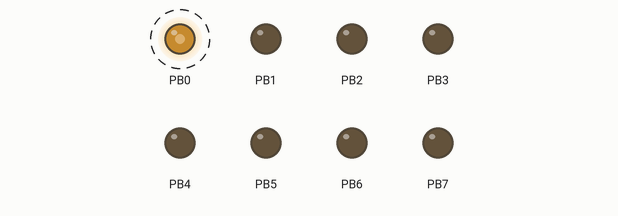
Simulated run of this program. Board: ATtiny25, built with avr-gcc and emulated at 8 MHz. Shown: output pins drawn as LEDs (lit = HIGH). Dashed ring = blinking.

Above: at 0.05 s.
Timing chart, 0 to 3.0 s (numbered marks = the images above):
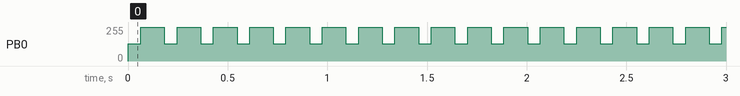

Measured:
- by itself, PB0: alternates 255/255 for 0.12 s and 128/255 for 0.06 s

The program:

main.c
```c
#define  F_CPU 8000000UL

#include <avr/io.h>
#include <util/delay.h>
#include <avr/interrupt.h>
void sender(uint8_t,uint8_t);
void sendByte(uint8_t);

uint8_t counter=0;
uint8_t baseband=0;
uint8_t phase=0;

uint8_t  tmp=0;
uint16_t temp1=0;
uint16_t temp2=0;

ISR(TIMER0_OVF_vect)
{
	counter++;

	if(counter == 17 )
	{
		baseband +=1;
		counter=0;
	}

}

int main(void)
{

	TCCR0B = 0b00000001  ;
	TCCR0A |= (1<<WGM00 ) | (1<<WGM01 ) | (1<<COM0A1);
	DDRB |= 0xff;
	TIMSK |= (1<<TOIE0); //interrupcion del TOV0
	sei();

	while (1)
	{
		sender(0x05,0x03);
		_delay_ms(100);
	}
}


void sender(uint8_t address , uint8_t command)
{

	/*
	temp1 = address | ~address<<8;
	temp2 = command | ~command<<8;*/

	baseband=0;						//SOF
	while(baseband<16)OCR0A=128;	//SOF
	baseband=0;						//SOF
	while(baseband<8)OCR0A=255;		//SOF

	sendByte(address);
	sendByte(~address);
	sendByte(command);
	sendByte(~command);
/*for(uint8_t i=0;i<16;i++)
{
	tmp = (temp2 & (1<<i))>>i;

	baseband=0;						//tren de 560uS
	while(baseband<1)OCR0A=128;		//

	phase = tmp ? 3:1;

	baseband=0;						// 1
	while(baseband<phase)OCR0A=255;		//
}*/
}

void sendByte(uint8_t ad)
{

for(uint8_t i=0;i<8;i++)
{
	tmp = (ad & (1<<i))>>i;

	baseband=0;						//tren de 560uS
	while(baseband<1)OCR0A=128;		//

	phase = tmp ? 3:1;

	baseband=0;						// 1
	while(baseband<phase)OCR0A=255;		//
}

}
```
